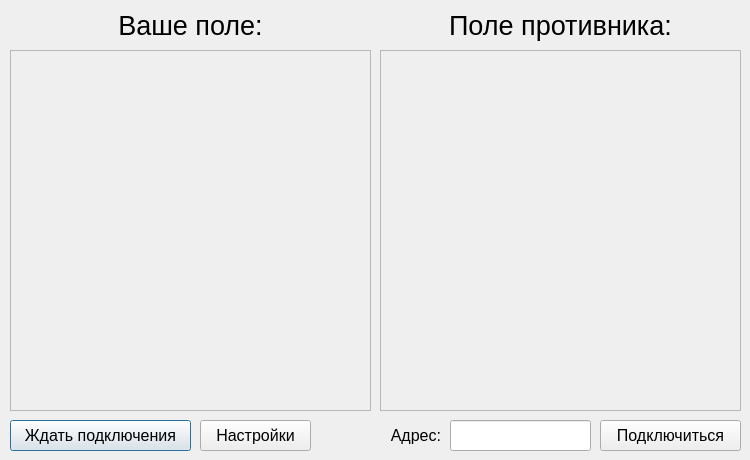
<?xml version="1.0" encoding="UTF-8"?>
<ui version="4.0">
 <class>SeaBattleWindowClass</class>
 <widget class="QDialog" name="SeaBattleWindowClass">
  <property name="geometry">
   <rect>
    <x>0</x>
    <y>0</y>
    <width>750</width>
    <height>460</height>
   </rect>
  </property>
  <property name="sizePolicy">
   <sizepolicy hsizetype="Fixed" vsizetype="Fixed">
    <horstretch>0</horstretch>
    <verstretch>0</verstretch>
   </sizepolicy>
  </property>
  <property name="minimumSize">
   <size>
    <width>750</width>
    <height>460</height>
   </size>
  </property>
  <property name="maximumSize">
   <size>
    <width>750</width>
    <height>460</height>
   </size>
  </property>
  <property name="windowTitle">
   <string>Морской бой</string>
  </property>
  <property name="windowIcon">
   <iconset resource="SeaBattleWindow.qrc">
    <normaloff>:/SeaBattleWindow/battleship.png</normaloff>:/SeaBattleWindow/battleship.png</iconset>
  </property>
  <widget class="QLabel" name="lPlayer">
   <property name="geometry">
    <rect>
     <x>10</x>
     <y>10</y>
     <width>361</width>
     <height>31</height>
    </rect>
   </property>
   <property name="font">
    <font>
     <pointsize>20</pointsize>
    </font>
   </property>
   <property name="text">
    <string>Ваше поле:</string>
   </property>
   <property name="alignment">
    <set>Qt::AlignBottom|Qt::AlignHCenter</set>
   </property>
  </widget>
  <widget class="FieldView" name="fvPlayer">
   <property name="geometry">
    <rect>
     <x>10</x>
     <y>50</y>
     <width>361</width>
     <height>361</height>
    </rect>
   </property>
   <property name="sizePolicy">
    <sizepolicy hsizetype="Fixed" vsizetype="Fixed">
     <horstretch>0</horstretch>
     <verstretch>0</verstretch>
    </sizepolicy>
   </property>
   <property name="frameShape">
    <enum>QFrame::StyledPanel</enum>
   </property>
   <property name="frameShadow">
    <enum>QFrame::Plain</enum>
   </property>
  </widget>
  <widget class="FieldView" name="fvEnemy">
   <property name="geometry">
    <rect>
     <x>380</x>
     <y>50</y>
     <width>361</width>
     <height>361</height>
    </rect>
   </property>
   <property name="sizePolicy">
    <sizepolicy hsizetype="Fixed" vsizetype="Fixed">
     <horstretch>0</horstretch>
     <verstretch>0</verstretch>
    </sizepolicy>
   </property>
   <property name="frameShape">
    <enum>QFrame::StyledPanel</enum>
   </property>
   <property name="frameShadow">
    <enum>QFrame::Plain</enum>
   </property>
  </widget>
  <widget class="QLabel" name="lEnemy">
   <property name="geometry">
    <rect>
     <x>380</x>
     <y>10</y>
     <width>361</width>
     <height>31</height>
    </rect>
   </property>
   <property name="font">
    <font>
     <pointsize>20</pointsize>
    </font>
   </property>
   <property name="text">
    <string>Поле противника:</string>
   </property>
   <property name="alignment">
    <set>Qt::AlignBottom|Qt::AlignHCenter</set>
   </property>
  </widget>
  <widget class="QPushButton" name="bWaitConnection">
   <property name="geometry">
    <rect>
     <x>10</x>
     <y>420</y>
     <width>181</width>
     <height>31</height>
    </rect>
   </property>
   <property name="font">
    <font>
     <pointsize>12</pointsize>
    </font>
   </property>
   <property name="text">
    <string>Ждать подключения</string>
   </property>
  </widget>
  <widget class="QPushButton" name="bConnect">
   <property name="geometry">
    <rect>
     <x>600</x>
     <y>420</y>
     <width>141</width>
     <height>31</height>
    </rect>
   </property>
   <property name="font">
    <font>
     <pointsize>12</pointsize>
    </font>
   </property>
   <property name="text">
    <string>Подключиться</string>
   </property>
  </widget>
  <widget class="QLineEdit" name="leAddress">
   <property name="geometry">
    <rect>
     <x>450</x>
     <y>420</y>
     <width>141</width>
     <height>31</height>
    </rect>
   </property>
   <property name="font">
    <font>
     <pointsize>12</pointsize>
    </font>
   </property>
   <property name="clearButtonEnabled">
    <bool>true</bool>
   </property>
  </widget>
  <widget class="QLabel" name="lAddress">
   <property name="geometry">
    <rect>
     <x>380</x>
     <y>420</y>
     <width>61</width>
     <height>31</height>
    </rect>
   </property>
   <property name="font">
    <font>
     <pointsize>12</pointsize>
    </font>
   </property>
   <property name="text">
    <string>Адрес:</string>
   </property>
   <property name="alignment">
    <set>Qt::AlignRight|Qt::AlignTrailing|Qt::AlignVCenter</set>
   </property>
   <property name="buddy">
    <cstring>leAddress</cstring>
   </property>
  </widget>
  <widget class="QPushButton" name="bSettings">
   <property name="geometry">
    <rect>
     <x>200</x>
     <y>420</y>
     <width>111</width>
     <height>31</height>
    </rect>
   </property>
   <property name="font">
    <font>
     <pointsize>12</pointsize>
    </font>
   </property>
   <property name="text">
    <string>Настройки</string>
   </property>
  </widget>
 </widget>
 <layoutdefault spacing="6" margin="11"/>
 <customwidgets>
  <customwidget>
   <class>FieldView</class>
   <extends>QFrame</extends>
   <header>FieldView.h</header>
   <container>1</container>
  </customwidget>
 </customwidgets>
 <tabstops>
  <tabstop>bWaitConnection</tabstop>
  <tabstop>bSettings</tabstop>
  <tabstop>leAddress</tabstop>
  <tabstop>bConnect</tabstop>
 </tabstops>
 <resources>
  <include location="SeaBattleWindow.qrc"/>
 </resources>
 <connections/>
</ui>
